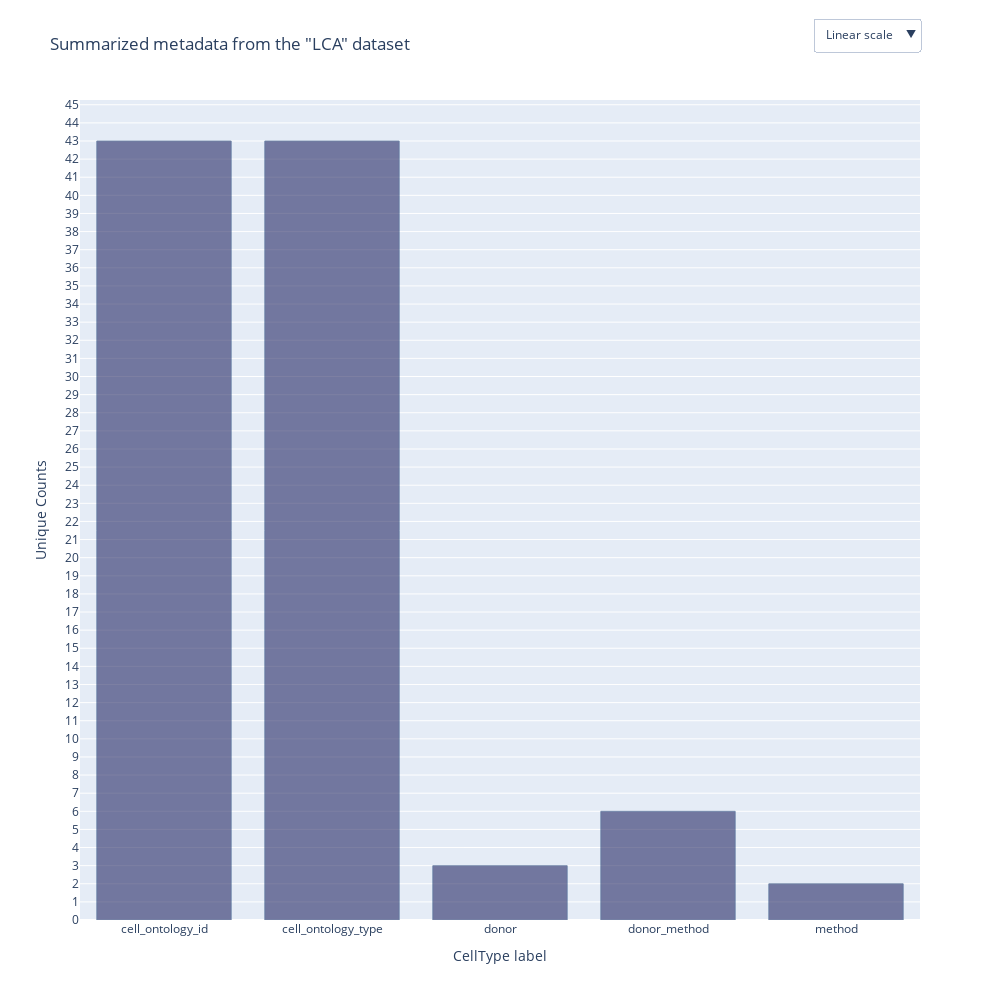

Source (notebook cell):
### Markdown cell above
# Quick overview of dataset we choose

### Code cell
import scanpy as sc, pandas as pd, numpy as np
from utils.plotting import plot_obs_barchart, plot_obs_treemap


ANNDATA_FOLDER = 'datasets'
QUERY_DATASET_NAME = 'LCA'
ABS_FILE_PATH = f'{ANNDATA_FOLDER}/{QUERY_DATASET_NAME}/{QUERY_DATASET_NAME}.h5ad'

# "LCA.h5ad" file contains existing annotations using a human-in-the-loop strategy by the authors 
query_adata = sc.read_h5ad(ABS_FILE_PATH)

fig = plot_obs_barchart(query_adata, max_unique=50, dataset_name=QUERY_DATASET_NAME)
fig.show()

### Figure 1 — Plotly figure (JSON) as saved in the notebook; plotly's stock layout.template omitted (floating-point values rounded to 4 significant figures)
{"data": [{"hovertemplate": "Column: %{x}<br>Unique-%{y}<br>%{hovertext}", "hovertext": ["<br>10X<br>smartseq2", "<br>1<br>2<br>3", "<br>B cell<br>CD11c-negative plasmacytoid dendritic cell<br>CD4-positive, alpha-beta memory T cell<br>adventitial cell<br>basal cell<br>basophil<br>bronchial epithelial cell<br>bronchial smooth muscle cell<br>capillary endothelial cell<br>classical monocyte<br>conventional dendritic cell<br>dendritic cell, human<br>effector memory CD8-positive, alpha-beta T cell<br>endothelial cell of artery<br>endothelial cell of lymphatic vessel<br>fibroblast<br>fibroblast of lung<br>intermediate monocyte<br>ionocyte<br>lung ciliated cell<br>lung microvascular endothelial cell<br>lung neuroendocrine cell<br>macrophage<br>mast cell<br>mature NK T cell<br>megakaryocyte<br>mesothelial cell of visceral pleura<br>mucus secreting cell<br>myofibroblast cell<br>naive thymus-derived CD4-positive, alpha-beta T cell<br>naive thymus-derived CD8-positive, alpha-beta T cell<br>natural killer cell<br>neutrophil<br>non-classical monocyte<br>pericyte cell<br>plasma cell<br>plasmacytoid dendritic cell<br>respiratory goblet cell<br>serous cell of epithelium of bronchus<br>type I pneumocyte<br>type II pneumocyte<br>vascular associated smooth muscle cell<br>vein endothelial cell", "<br>1_10X<br>1_smartseq2<br>2_10X<br>2_smartseq2<br>3_10X<br>3_smartseq2", "<br>CL:0000057<br>CL:0000097<br>CL:0000186<br>CL:0000235<br>CL:0000236<br>CL:0000319<br>CL:0000359<br>CL:0000556<br>CL:0000623<br>CL:0000646<br>CL:0000669<br>CL:0000767<br>CL:0000775<br>CL:0000784<br>CL:0000786<br>CL:0000814<br>CL:0000860<br>CL:0000875<br>CL:0000895<br>CL:0000897<br>CL:0000900<br>CL:0000913<br>CL:0000990<br>CL:0000991<br>CL:0001056<br>CL:0002062<br>CL:0002063<br>CL:0002138<br>CL:0002144<br>CL:0002328<br>CL:0002370<br>CL:0002393<br>CL:0002503<br>CL:0002543<br>CL:0002553<br>CL:0002598<br>CL:0005006<br>CL:1000223<br>CL:1000271<br>CL:1000331<br>CL:1000413<br>CL:1000493<br>CL:2000016"], "marker": {"color": "rgb(39, 43, 102)", "line": {"color": "rgb(8,48,107)", "width": 0.8}}, "name": "Counts for all metadata within AnnData.Obs", "opacity": 0.6, "type": "bar", "x": ["method", "donor", "cell_ontology_type", "donor_method", "cell_ontology_id"], "y": [2, 3, 43, 6, 43]}], "layout": {"height": 1000, "title": {"text": "Summarized metadata from the \"LCA\" dataset"}, "updatemenus": [{"buttons": [{"args": [{"yaxis.type": "linear"}], "label": "Linear scale", "method": "relayout"}, {"args": [{"yaxis.type": "log"}], "label": "Log Scale", "method": "relayout"}], "direction": "down", "showactive": true, "x": 1, "y": 1.1}], "width": 1000, "xaxis": {"categoryorder": "category ascending", "title": {"text": "CellType label"}}, "yaxis": {"dtick": 1, "tick0": 0, "title": {"text": "Unique Counts"}}}}
